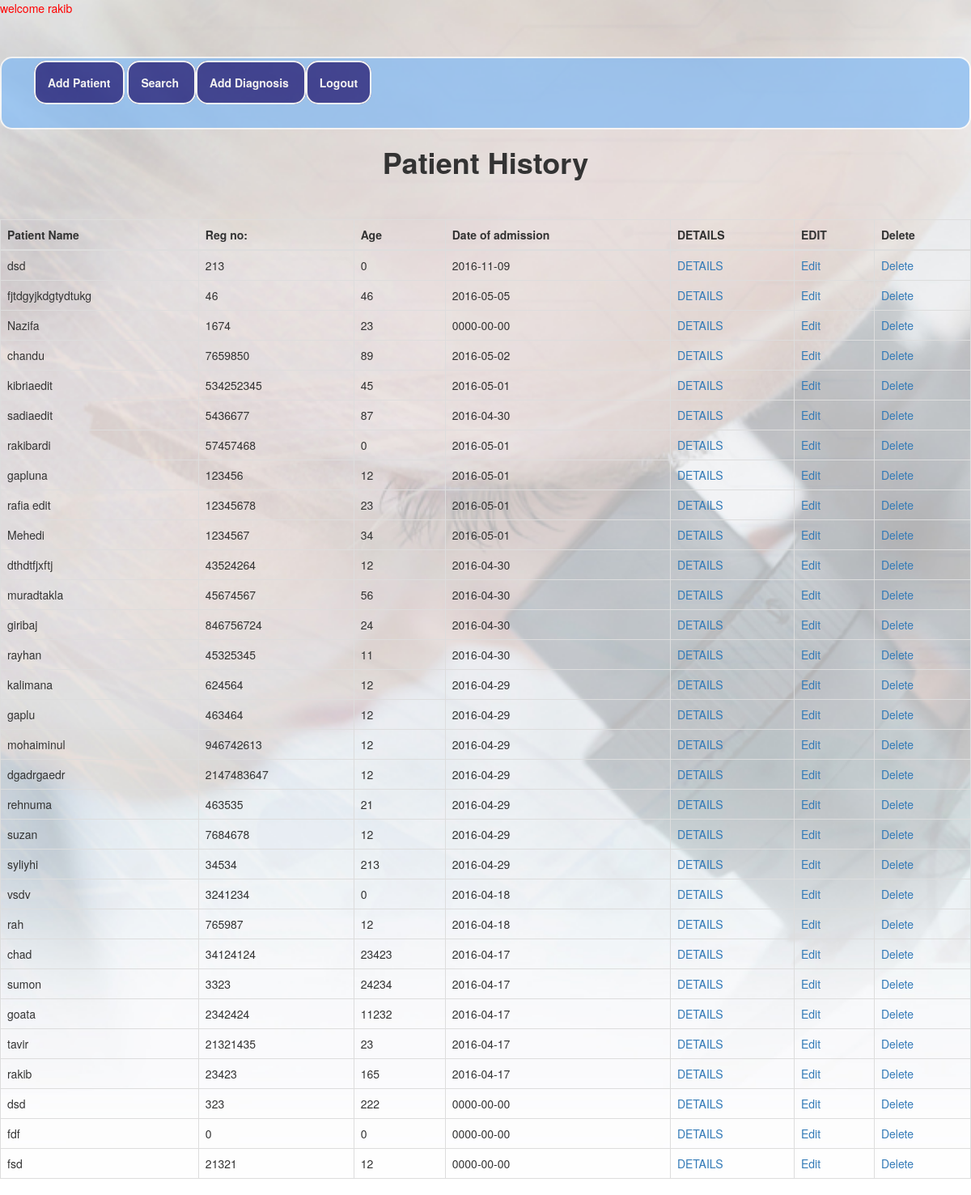
The page /show.php (signed in) on the database its author committed.
### tables this page shows
CREATE TABLE `patient` (
  `patient_id` int(11) NOT NULL,
  `doctors_id` int(11) NOT NULL,
  `name` varchar(100) NOT NULL,
  `reg_no` int(11) NOT NULL,
  `age` int(11) NOT NULL,
  `gender_id` int(11) NOT NULL,
  `address` varchar(100) NOT NULL,
  `d_add` date NOT NULL,
  `d_op` date NOT NULL,
  `d_dis` date NOT NULL,
  `diagnosis` int(50) NOT NULL,
  `bgroup_id` int(1) NOT NULL,
  `echo` varchar(300) NOT NULL,
  `echoimage` varchar(200) NOT NULL,
  `cxr` varchar(100) NOT NULL,
  `cxrimage` varchar(200) NOT NULL,
  `ctscan` varchar(100) NOT NULL,
  `ctscanimage` varchar(200) NOT NULL,
  `op_findings` varchar(100) NOT NULL,
  `bsa` decimal(16,2) NOT NULL,
  `height` decimal(16,2) NOT NULL,
  `weight` decimal(16,2) NOT NULL,
  `lvef` varchar(200) NOT NULL,
  `re_vsd` tinyint(1) NOT NULL,
  `pop_renal` tinyint(1) NOT NULL,
  `predia_pop` tinyint(1) NOT NULL,
  `powi` tinyint(1) NOT NULL,
  `duration_o_s` int(11) NOT NULL,
  `st_in_pop` int(11) NOT NULL,
  `st_in_icu` int(11) NOT NULL,
  `re_explo` tinyint(1) NOT NULL,
  `re_op` tinyint(1) NOT NULL,
  `use_tca` tinyint(1) NOT NULL,
  `use_actegrade` tinyint(1) NOT NULL,
  `duration_o_ven` int(11) NOT NULL,
  `dsc` tinyint(1) NOT NULL,
  `rlnp` tinyint(1) NOT NULL,
  `pnp` tinyint(1) NOT NULL,
  `stroke` tinyint(1) NOT NULL,
  `paraplegia` tinyint(1) NOT NULL,
  `hemo` int(11) NOT NULL,
  `st_i_hos` int(11) NOT NULL,
  `mort` tinyint(1) NOT NULL,
  `ecct` decimal(16,2) NOT NULL,
  `xct` decimal(16,2) NOT NULL
);

### show.php (the view, shortened to what this page needs)
<!DOCTYPE html>
<html>
  <head>
	<link rel="stylesheet" href="css/bootstrap.min.css">
	<link rel="stylesheet" href="main.css">
	   <link rel="stylesheet" href="http://maxcdn.bootstrapcdn.com/bootstrap/3.3.6/css/bootstrap.min.css">
	<link rel="stylesheet" href="show.css">
	<div class ="a">
	<p style="color:red">
  </head>
  <?php
if(!isset($_SESSION["username"]))
{
	header("location:index.php");
}
else
{
	echo "welcome ".$_SESSION['fname']."<br>";
	echo" <br><br>";
}
?>
  <body>
  <div id="nav">
  <div id="nav_wrapper"><br>
  <ul>
   <li><a href="post_insert.php">Add Patient</a></li>
   <li><a href="search.php"> Search </a></li>
    <li><a href="diagnosishtml.php"> Add Diagnosis </a></li>
   <li><a href="logout.php">Logout</a></li>
</ul>
</div>
</div>
  <b><h1  align ="center"> Patient History	 </b></h1>
    	  <div class="ink" >
	 <br/><br/>
	  <div class="from-group">
	    <table class="table table-bordered" border="1" align="center">
	   <thead>
	     <tr>
		   <th>Patient Name</th>
		   <th>Reg no:</th>
		    <th>Age</th>
			 <th>Date of admission</th>
			 <th>DETAILS</th>
			  <th>EDIT</th>
			   <th>Delete</th>
		 </tr>
	   </thead>
	      <?php
		   $query=mysql_query("SELECT * FROM patient order by patient_id desc");
		  while($row=mysql_fetch_object($query))
		  {
			  ?>
			    <tr>
				  <td><?php echo $row->name?></td>
				  <td><?php echo $row->reg_no?></td>
				  <td><?php echo $row->age?></td>
				  <td><?php echo $row->d_add?></td>
				  <td><a href="details.php? id=<?php echo $row->patient_id ?>">DETAILS</a> </td>
				  <td><a href="edithtml.php?id=<?php echo $row->patient_id?>" onClick="return confirm('Are you sure you want to Edit?')">Edit</a> </td>
				  <td><a href="delete.php?id=<?php echo $row->patient_id?>" onClick="return confirm('Are you sure you want to delete?')">Delete </a></td>
			    </tr>
			  <?php
		  }
		  ?>
	</table>
</div>
</div>
  </body>
</html>

### show.css (style rules this page uses)
body { background:url(10.jpg); background-size:cover; }
#nav_wrapper { width:100%; height:90px; border:2px solid white; background: #80B9F5; margin-left:auto; margin-right:auto; margin-bottom:auto; border-radius: 25px; -webkit-border-radius:15px; opacity:0.7; filter:alpha(opacity=70); }
#nav_wrapper ul li { list-style: none; background-color:#030874; height:15px; display: inline; font-weight: bold; border:2px solid white; border-radius: 15px; padding:15px; }
#nav_wrapper a { color: white; text-decoration:none; }

### rows shown on the page
patient: name "dsd", reg_no "213", age "0", d_add "2016-11-09"
patient: name "fjtdgyjkdgtydtukg", reg_no "46", age "46", d_add "2016-05-05"
patient: name "Nazifa", reg_no "1674", age "23", d_add "0000-00-00"
patient: name "chandu", reg_no "7659850", age "89", d_add "2016-05-02"
patient: name "kibriaedit", reg_no "534252345", age "45", d_add "2016-05-01"
patient: name "sadiaedit", reg_no "5436677", age "87", d_add "2016-04-30"
patient: name "rakibardi", reg_no "57457468", age "0", d_add "2016-05-01"
patient: name "gapluna", reg_no "123456", age "12", d_add "2016-05-01"
patient: name "rafia edit", reg_no "12345678", age "23", d_add "2016-05-01"
patient: name "Mehedi", reg_no "1234567", age "34", d_add "2016-05-01"
patient: name "dthdtfjxftj", reg_no "43524264", age "12", d_add "2016-04-30"
patient: name "muradtakla", reg_no "45674567", age "56", d_add "2016-04-30"
patient: name "giribaj", reg_no "846756724", age "24", d_add "2016-04-30"
patient: name "rayhan", reg_no "45325345", age "11", d_add "2016-04-30"
patient: name "kalimana", reg_no "624564", age "12", d_add "2016-04-29"
patient: name "gaplu", reg_no "463464", age "12", d_add "2016-04-29"
patient: name "mohaiminul", reg_no "946742613", age "12", d_add "2016-04-29"
patient: name "dgadrgaedr", reg_no "2147483647", age "12", d_add "2016-04-29"
patient: name "rehnuma", reg_no "463535", age "21", d_add "2016-04-29"
patient: name "suzan", reg_no "7684678", age "12", d_add "2016-04-29"
patient: name "syliyhi", reg_no "34534", age "213", d_add "2016-04-29"
patient: name "vsdv", reg_no "3241234", age "0", d_add "2016-04-18"
patient: name "rah", reg_no "765987", age "12", d_add "2016-04-18"
patient: name "chad", reg_no "34124124", age "23423", d_add "2016-04-17"
patient: name "sumon", reg_no "3323", age "24234", d_add "2016-04-17"
patient: name "goata", reg_no "2342424", age "11232", d_add "2016-04-17"
patient: name "tavir", reg_no "21321435", age "23", d_add "2016-04-17"
patient: name "rakib", reg_no "23423", age "165", d_add "2016-04-17"
patient: name "dsd", reg_no "323", age "222", d_add "0000-00-00"
patient: name "fdf", reg_no "0", age "0", d_add "0000-00-00"
patient: name "fsd", reg_no "21321", age "12", d_add "0000-00-00"

### other values the page prints
$_SESSION['fname'] "rakib"
